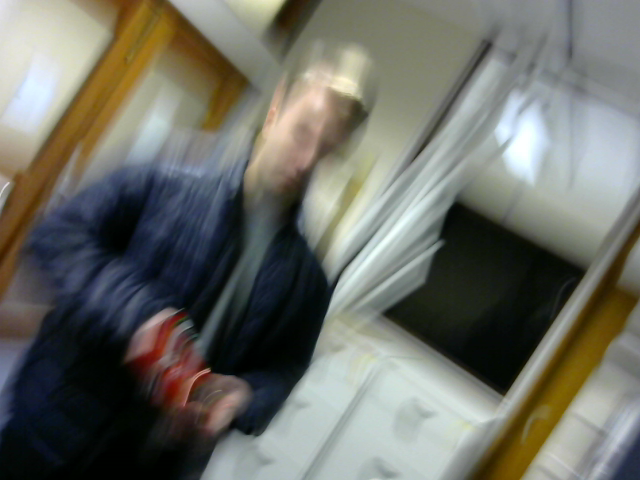
#> input picture dani_robot_image0.png, 640 x 480 px
$ python get_hsv_values.py --im dani_robot_image0.png   (Python 2 division)
#> lines starting #> are read from the running program, lines starting #| are printed output that depends on the picture; after the words box and inside, x2 and y2 are one past the last pixel; in counts of white or black regions, pixels touching at a corner belong together
import cv2
import numpy as np
import argparse

ap = argparse.ArgumentParser()
ap.add_argument("-v", "--cam")
ap.add_argument("-i", "--im")
args = vars(ap.parse_args())

# Creating a window for later use
cv2.namedWindow('result')

# Starting with 100's to prevent error while masking
h,s,v = 100,100,100


def nothing(x):
    pass
def denoise(x):
    x = cv2.medianBlur(x, 5)
    x = cv2.GaussianBlur(x,(5,5), 0)
    return x
# Creating track bar
cv2.createTrackbar('h', 'result', 0, 179, nothing)
cv2.createTrackbar('s', 'result', 0, 255, nothing)
cv2.createTrackbar('v', 'result', 0, 255, nothing)
print args
print args.get("im", 0)

if args.get("im",0):
    my_image = args["im"]
else:
    cam_index = int(args["cam"])
    cap = cv2.VideoCapture(cam_index)


# Creating track bar
cv2.createTrackbar('h', 'result',0,179,nothing)
cv2.createTrackbar('s', 'result',0,255,nothing)
cv2.createTrackbar('v', 'result',0,255,nothing)
while(1):
    if args.get("im", 0):
        frame = cv2.imread(my_image)
#> frame is the input picture: shape (480, 640, 3); mean B, G, R 101.6, 109.8, 108.7

    else:
        _, frame = cap.read()
    frame = cv2.resize(frame, (480, 360))
#> frame: shape (360, 480, 3)
    frame = denoise(frame)
    #converting to HSV
    hsv = cv2.cvtColor(frame,cv2.COLOR_BGR2HSV)
#> hsv: shape (360, 480, 3); mean H, S, V 63.5, 75, 117.1

    # get info from track bar and appy to result
    h = cv2.getTrackbarPos('h','result')
    s = cv2.getTrackbarPos('s','result')
    v = cv2.getTrackbarPos('v','result')

    # Normal masking algorithm
    lower_blue = np.array([h,s,v])
    upper_blue = np.array([255,100,180])

    mask = cv2.inRange(hsv,lower_blue, upper_blue)
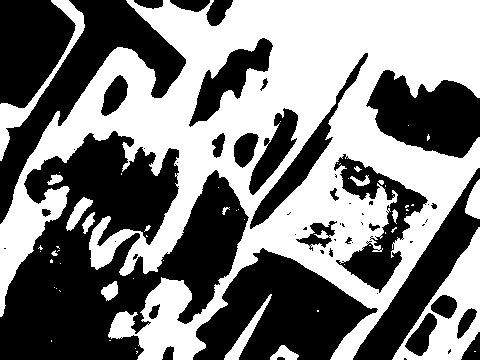
#> mask: shape (360, 480); 49.3% white; 56 white regions (39 under 20 px), largest, box (x1, y1, x2, y2) and area: (0, 0, 480, 360) 76827, (392, 227, 480, 360) 4198, (0, 0, 85, 161) 1752

    result = cv2.bitwise_and(frame,frame,mask = mask)
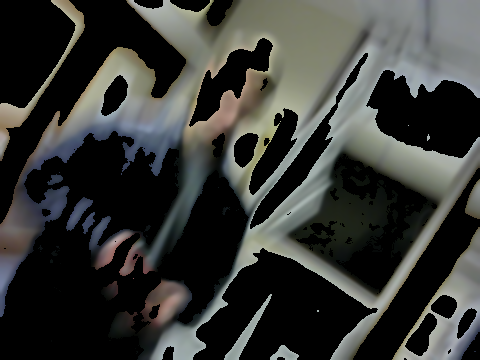
#> result: shape (360, 480, 3); mean of channels 0, 1, 2 53.9, 56.9, 55.6; drawn as B, G, R
    cv2.imshow('result', result)

    k = cv2.waitKey(5) & 0xFF
#> (key Esc is pressed here)
    if k == 27:
        break

if args.get("cam", 0):
    cap.release()

cv2.destroyAllWindows()
